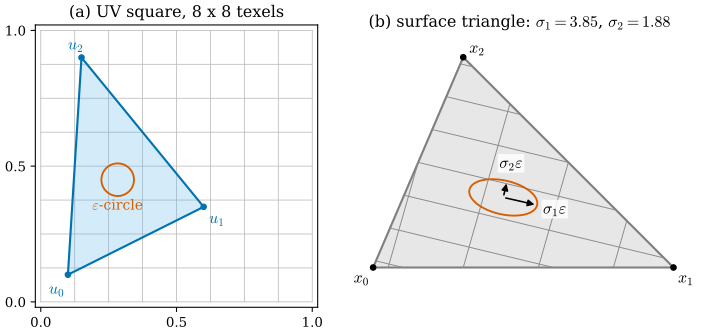

Write the Python code that produced this figure.
"""Figure 31.6.1: what the UV map does to one triangle (Section 31.6).

Surface triangle (coordinates in its own plane): x_0 = (0, 0), x_1 = (2, 0), x_2 = (0.6, 1.4).
UV triangle: u_0 = (0.1, 0.1), u_1 = (0.6, 0.35), u_2 = (0.15, 0.9).
The affine map UV -> surface triangle has the 2 x 2 Jacobian J = [x_1 - x_0, x_2 - x_0] [u_1 - u_0, u_2 - u_0]^{-1}
(a 3 x 2 matrix in R^3; here written in the plane of the triangle). Its singular values sigma_1 >= sigma_2 are the
semi-axes of the image of a unit circle.
(a) UV square [0, 1]^2 with an 8 x 8 texel grid, the UV triangle, and a circle of radius eps = 0.06 at its centroid.
(b) The surface triangle with the images of the texel lines inside the triangle and of the circle (an ellipse with
    semi-axes sigma_1 eps, sigma_2 eps along the left singular vectors, drawn as arrows).
Self-check: J maps the UV edges to the surface edges; the ellipse semi-axes are sigma_1 eps, sigma_2 eps; the area ratio
sigma_1 sigma_2 equals (surface area)/(UV area).

Run from the project root: ``PYTHONPATH=tools python3 chapters/31-meshes/figures/fig-31-6-1-triangle-jacobian.py``
"""

import dgfig

dgfig.setup()

import matplotlib.pyplot as plt  # noqa: E402
import numpy as np  # noqa: E402
from matplotlib.patches import Polygon  # noqa: E402

C = dgfig.COLORS
X = np.array([[0.0, 0.0], [2.0, 0.0], [0.6, 1.4]])
U = np.array([[0.1, 0.1], [0.6, 0.35], [0.15, 0.9]])
P = np.stack([X[1] - X[0], X[2] - X[0]], 1)
Q = np.stack([U[1] - U[0], U[2] - U[0]], 1)
J = P @ np.linalg.inv(Q)
Ul, S, Vt = np.linalg.svd(J)
s1, s2 = S
assert np.allclose(J @ Q, P)
area_x = 0.5 * abs(np.linalg.det(P))
area_u = 0.5 * abs(np.linalg.det(Q))
assert np.isclose(s1 * s2, area_x / area_u)


def phi(uv):
    return X[0] + (np.asarray(uv) - U[0]) @ J.T


def inside(uv, tri, eps=1e-12):
    a, b, c = tri
    M = np.stack([b - a, c - a], 1)
    l = np.linalg.solve(M, (np.asarray(uv) - a).T).T
    return (l[..., 0] >= -eps) & (l[..., 1] >= -eps) & (l.sum(-1) <= 1 + eps)


K = 8
eps = 0.06
centres = [U.mean(0)]
t = np.linspace(0, 2 * np.pi, 120)
circ = np.stack([np.cos(t), np.sin(t)], 1)
# the image of a circle is an ellipse with semi-axes s_i eps
E = circ @ (J * eps).T
r = np.linalg.norm(E, axis=1)
assert np.isclose(r.max(), s1 * eps, rtol=1e-3) and np.isclose(r.min(), s2 * eps, rtol=1e-3)

fig, (axa, axb) = plt.subplots(1, 2, figsize=(7.4, 3.9), gridspec_kw=dict(width_ratios=[1.0, 1.25], wspace=0.08))
# (a) UV
for k in range(K + 1):
    axa.plot([k / K, k / K], [0, 1], color="#BBBBBB", lw=0.6, zorder=0)
    axa.plot([0, 1], [k / K, k / K], color="#BBBBBB", lw=0.6, zorder=0)
axa.add_patch(Polygon(U, closed=True, fc=(0.34, 0.71, 0.91, 0.25), ec=C["tangent"], lw=1.6, zorder=1))
for c in centres:
    axa.plot(*(c + eps * circ).T, color=C["normal"], lw=1.4, zorder=3)
for i, (u, off) in enumerate(zip(U, [(-0.07, -0.07), (0.02, -0.06), (-0.05, 0.03)])):
    axa.plot(*u, "o", color=C["tangent"], ms=4, zorder=4)
    axa.text(u[0] + off[0], u[1] + off[1], rf"$u_{i}$", fontsize=12, color=C["tangent"])
axa.set_xlim(-0.02, 1.02)
axa.set_ylim(-0.02, 1.02)
axa.set_aspect("equal")
axa.set_xticks([0, 0.5, 1])
axa.set_yticks([0, 0.5, 1])
axa.tick_params(labelsize=10)
axa.set_title(f"(a) UV square, {K} x {K} texels", fontsize=12)
axa.text(*(U.mean(0) + np.array([0.0, -0.11])), r"$\varepsilon$-circle", fontsize=10.5, ha="center", color=C["normal"])

# (b) surface triangle
axb.add_patch(Polygon(X, closed=True, fc=C["surface"], alpha=0.5, ec=C["main"], lw=1.6, zorder=1))
uu = np.linspace(0, 1, 2001)
for k in range(K + 1):
    for line in (np.stack([np.full_like(uu, k / K), uu], 1), np.stack([uu, np.full_like(uu, k / K)], 1)):
        m = inside(line, U)
        if m.sum() > 1:
            seg = phi(line[m][[0, -1]])
            axb.plot(*seg.T, color="#888888", lw=0.7, zorder=2)
for c in centres:
    axb.plot(*(phi(c) + E).T, color=C["normal"], lw=1.4, zorder=3)
# singular directions at the centroid
c0 = phi(U.mean(0))
for s, vec, lab in ((s1, Ul[:, 0], r"$\sigma_1\varepsilon$"), (s2, Ul[:, 1], r"$\sigma_2\varepsilon$")):
    vec = vec * np.sign(vec[0] if abs(vec[0]) > 1e-9 else 1)
    tip = c0 + s * eps * vec
    axb.annotate("", xy=tip, xytext=c0, arrowprops=dict(arrowstyle="-|>", color=C["main"], lw=1.2, mutation_scale=10),
                 zorder=5)
    lab_at = c0 + (s * eps + 0.12) * vec
    axb.text(*lab_at, lab, fontsize=12, ha="center", va="center", zorder=6,
             bbox=dict(boxstyle="round,pad=0.1", fc="white", ec="none", alpha=0.8))
for i, (x, off) in enumerate(zip(X, [(-0.13, -0.1), (0.03, -0.1), (0.04, 0.03)])):
    axb.plot(*x, "o", color=C["main"], ms=4, zorder=4)
    axb.text(x[0] + off[0], x[1] + off[1], rf"$x_{i}$", fontsize=12)
axb.set_xlim(-0.2, 2.15)
axb.set_ylim(-0.2, 1.55)
axb.set_aspect("equal")
axb.set_axis_off()
axb.set_title(rf"(b) surface triangle: $\sigma_1 = {s1:.2f}$, $\sigma_2 = {s2:.2f}$", fontsize=12)
fig.subplots_adjust(left=0.06, right=0.99, top=0.9, bottom=0.08)
dgfig.save(fig, __file__)
print(f"s1 = {s1:.4f}, s2 = {s2:.4f}, s1/s2 = {s1 / s2:.4f}, s1 s2 = {s1 * s2:.4f}, area ratio = {area_x / area_u:.4f}")
